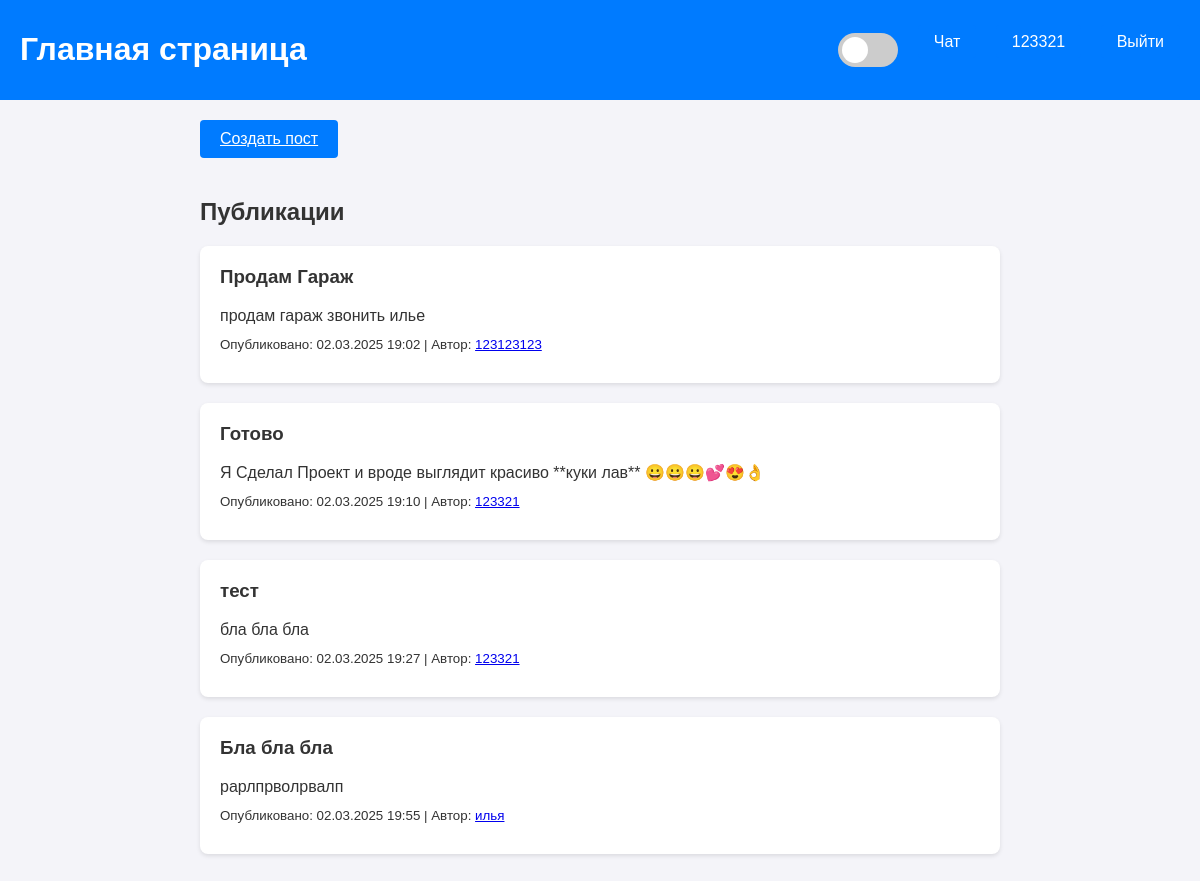
/ (signed in), run on the app's committed database.
### tables this page shows
CREATE TABLE user (
            id INTEGER PRIMARY KEY,
            username TEXT UNIQUE,
            password TEXT
        );

CREATE TABLE post (
            id INTEGER PRIMARY KEY,
            title TEXT,
            text TEXT,
            at_publish TEXT,
            author_id INTEGER
        );

### main(run this file).py (the view)
@app.route("/")
def index_page():
    posts = Post.get_all()
    if "username" not in session:
        username = request.cookies.get("username")
        if username:
            session["username"] = username
    username = session.get("username", None)
    user = None
    if username:
        user = User.get_user_by_username(username)
    return render_template("index.html", posts=posts, user=user)

### post.py (called while the page is built)
    @staticmethod
    def get_all():
        SQL = """
            SELECT post.*, user.username as author_name
            FROM post
            JOIN user ON post.author_id = user.id
        """
        con = sqlite3.connect(db_name)
        q = con.execute(SQL)
        data = q.fetchall()
        return [Post(*row) for row in data]

### user.py (called while the page is built)
    @staticmethod
    def get_user_by_username(username):
        SQL = """
            SELECT * FROM user
            WHERE username = ?
        """
        con = sqlite3.connect(db_name)
        q = con.execute(SQL, [username])
        data = q.fetchone()
        if not data:
            return None
        return User(*data)

### templates/index.html (shortened to what this page needs)
<!DOCTYPE html>
<html lang="en">
<head>
    <link rel="stylesheet" href="{{ url_for('static', filename='styles.css') }}">
</head>
<body>
    <div class="navbar">
        <h1>Главная страница</h1>
        <div>
            <label class="theme-switch">
                <span class="slider"></span>
            </label>
            <a href="/chat">Чат</a>
            {% if user %}
                <a href="/profile">{{ user.username }}</a>
                <a href="/logout">Выйти</a>
            {% else %}
                <a href="/login">Войти</a>
                <a href="/registration">Регистрация</a>
            {% endif %}
        </div>
    </div>
    <div class="container">
        {% if user %}
            <a href="/create_post" class="create-post-button">Создать пост</a>
        {% endif %}
        <h2>Публикации</h2>
        {% for post in posts %}
            <div class="post">
                <h3>{{ post.title }}</h3>
                <p>{{ post.text }}</p>
                <p><small>Опубликовано: {{ post.at_publish }} | Автор: <a href="/user/{{ post.author_id }}">{{ post.author_name }}</a></small></p>
            </div>
        {% endfor %}
    </div>
</body>
</html>

### static/styles.css (style rules this page uses)
:root { --bg-color: #f4f4f9; --text-color: #333; --navbar-bg: #007BFF; --navbar-text: white; --post-bg: white; --post-shadow: 0 2px 4px rgba(0, 0, 0, 0.1); --input-bg: white; --input-border: #ddd; --button-bg: #007BFF; --button-hover: #0056b3; --toggle-bg: #ccc; --toggle-slider: white; --chat-bg: #e5e5ea; --chat-user-bg: #007BFF; --chat-user-text: white; --chat-other-bg: #f1f1f1; --chat-other-text: #333; }
body { font-family: Arial, sans-serif; margin: 0; padding: 0; background-color: var(--bg-color); color: var(--text-color); transition: background-color 0.3s, color 0.3s; }
.container { max-width: 800px; margin: 0 auto; padding: 20px; }
.navbar { background-color: var(--navbar-bg); padding: 10px 20px; color: var(--navbar-text); display: flex; justify-content: space-between; align-items: center; }
.navbar a { color: var(--navbar-text); margin-left: 15px; text-decoration: none; padding: 8px 16px; border-radius: 4px; background-color: var(--button-bg); transition: background-color 0.3s; }
.post { background-color: var(--post-bg); padding: 20px; margin: 20px 0; border-radius: 8px; box-shadow: var(--post-shadow); transition: background-color 0.3s, box-shadow 0.3s; }
.post h3 { margin-top: 0; }
.post p { margin: 10px 0; }
.theme-switch { position: relative; display: inline-block; width: 60px; height: 34px; }
.slider { position: absolute; cursor: pointer; top: 0; left: 0; right: 0; bottom: 0; background-color: var(--toggle-bg); transition: 0.4s; border-radius: 34px; }
.slider:before { position: absolute; content: ""; height: 26px; width: 26px; left: 4px; bottom: 4px; background-color: var(--toggle-slider); transition: 0.4s; border-radius: 50%; }
.create-post-button { background-color: var(--button-bg); color: white; padding: 10px 20px; border: none; border-radius: 4px; cursor: pointer; font-size: 16px; transition: background-color 0.3s; display: inline-block; margin-bottom: 20px; }

### data on the page
user: username "123321"
post: title "Продам Гараж", text "продам гараж звонить илье", at_publish "02.03.2025 19:02", author_name "123123123"
post: title "Готово", text "Я Сделал Проект и вроде выглядит красиво **куки лав** 😀😀😀💕😍👌", at_publish "02.03.2025 19:10", author_name "123321"
post: title "тест", text "бла бла бла", at_publish "02.03.2025 19:27", author_name "123321"
post: title "Бла бла бла", text "рарлпрволрвалп", at_publish "02.03.2025 19:55", author_name "илья"
